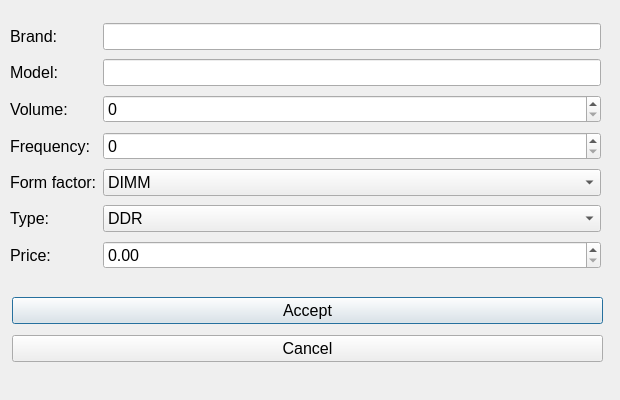
<?xml version="1.0" encoding="UTF-8"?>
<ui version="4.0">
 <class>EditNoteWindow</class>
 <widget class="QDialog" name="EditNoteWindow">
  <property name="geometry">
   <rect>
    <x>0</x>
    <y>0</y>
    <width>620</width>
    <height>400</height>
   </rect>
  </property>
  <property name="maximumSize">
   <size>
    <width>620</width>
    <height>400</height>
   </size>
  </property>
  <property name="windowTitle">
   <string>Edit</string>
  </property>
  <widget class="QWidget" name="layoutWidget">
   <property name="geometry">
    <rect>
     <x>10</x>
     <y>20</y>
     <width>591</width>
     <height>254</height>
    </rect>
   </property>
   <layout class="QGridLayout" name="gridLayout">
    <item row="0" column="0">
     <widget class="QLabel" name="label_6">
      <property name="sizePolicy">
       <sizepolicy hsizetype="Maximum" vsizetype="Preferred">
        <horstretch>0</horstretch>
        <verstretch>0</verstretch>
       </sizepolicy>
      </property>
      <property name="font">
       <font>
        <pointsize>12</pointsize>
       </font>
      </property>
      <property name="text">
       <string>Brand:</string>
      </property>
     </widget>
    </item>
    <item row="0" column="1">
     <widget class="QLineEdit" name="BrandLine">
      <property name="font">
       <font>
        <pointsize>12</pointsize>
       </font>
      </property>
     </widget>
    </item>
    <item row="1" column="0">
     <widget class="QLabel" name="label_5">
      <property name="sizePolicy">
       <sizepolicy hsizetype="Maximum" vsizetype="Preferred">
        <horstretch>0</horstretch>
        <verstretch>0</verstretch>
       </sizepolicy>
      </property>
      <property name="font">
       <font>
        <pointsize>12</pointsize>
       </font>
      </property>
      <property name="text">
       <string>Model:</string>
      </property>
     </widget>
    </item>
    <item row="1" column="1">
     <widget class="QLineEdit" name="ModelLine">
      <property name="font">
       <font>
        <pointsize>12</pointsize>
       </font>
      </property>
     </widget>
    </item>
    <item row="2" column="0">
     <widget class="QLabel" name="label_4">
      <property name="sizePolicy">
       <sizepolicy hsizetype="Maximum" vsizetype="Preferred">
        <horstretch>0</horstretch>
        <verstretch>0</verstretch>
       </sizepolicy>
      </property>
      <property name="font">
       <font>
        <pointsize>12</pointsize>
       </font>
      </property>
      <property name="text">
       <string>Volume:</string>
      </property>
     </widget>
    </item>
    <item row="2" column="1">
     <widget class="QSpinBox" name="VolumeBox">
      <property name="font">
       <font>
        <pointsize>12</pointsize>
       </font>
      </property>
      <property name="maximum">
       <number>999999999</number>
      </property>
     </widget>
    </item>
    <item row="3" column="0">
     <widget class="QLabel" name="label_7">
      <property name="sizePolicy">
       <sizepolicy hsizetype="Maximum" vsizetype="Preferred">
        <horstretch>0</horstretch>
        <verstretch>0</verstretch>
       </sizepolicy>
      </property>
      <property name="font">
       <font>
        <pointsize>12</pointsize>
       </font>
      </property>
      <property name="text">
       <string>Frequency:</string>
      </property>
     </widget>
    </item>
    <item row="3" column="1">
     <widget class="QDoubleSpinBox" name="FrequencyBox">
      <property name="font">
       <font>
        <pointsize>12</pointsize>
       </font>
      </property>
      <property name="decimals">
       <number>0</number>
      </property>
      <property name="maximum">
       <double>999999.000000000000000</double>
      </property>
     </widget>
    </item>
    <item row="4" column="0">
     <widget class="QLabel" name="label_3">
      <property name="sizePolicy">
       <sizepolicy hsizetype="Maximum" vsizetype="Preferred">
        <horstretch>0</horstretch>
        <verstretch>0</verstretch>
       </sizepolicy>
      </property>
      <property name="font">
       <font>
        <pointsize>12</pointsize>
       </font>
      </property>
      <property name="text">
       <string>Form factor:</string>
      </property>
     </widget>
    </item>
    <item row="4" column="1">
     <widget class="QComboBox" name="FormFactorBox">
      <property name="font">
       <font>
        <pointsize>12</pointsize>
       </font>
      </property>
      <item>
       <property name="text">
        <string>DIMM</string>
       </property>
      </item>
      <item>
       <property name="text">
        <string>SO_DIMM</string>
       </property>
      </item>
      <item>
       <property name="text">
        <string>RDIMM</string>
       </property>
      </item>
     </widget>
    </item>
    <item row="5" column="0">
     <widget class="QLabel" name="label">
      <property name="sizePolicy">
       <sizepolicy hsizetype="Maximum" vsizetype="Preferred">
        <horstretch>0</horstretch>
        <verstretch>0</verstretch>
       </sizepolicy>
      </property>
      <property name="font">
       <font>
        <pointsize>12</pointsize>
       </font>
      </property>
      <property name="text">
       <string>Type:</string>
      </property>
     </widget>
    </item>
    <item row="5" column="1">
     <widget class="QComboBox" name="TypeBox">
      <property name="font">
       <font>
        <pointsize>12</pointsize>
       </font>
      </property>
      <item>
       <property name="text">
        <string>DDR</string>
       </property>
      </item>
      <item>
       <property name="text">
        <string>DDR2</string>
       </property>
      </item>
      <item>
       <property name="text">
        <string>DDR3</string>
       </property>
      </item>
      <item>
       <property name="text">
        <string>DDR4</string>
       </property>
      </item>
     </widget>
    </item>
    <item row="6" column="0">
     <widget class="QLabel" name="label_2">
      <property name="sizePolicy">
       <sizepolicy hsizetype="Maximum" vsizetype="Preferred">
        <horstretch>0</horstretch>
        <verstretch>0</verstretch>
       </sizepolicy>
      </property>
      <property name="font">
       <font>
        <pointsize>12</pointsize>
       </font>
      </property>
      <property name="text">
       <string>Price:</string>
      </property>
     </widget>
    </item>
    <item row="6" column="1">
     <widget class="QDoubleSpinBox" name="PriceBox">
      <property name="font">
       <font>
        <pointsize>12</pointsize>
       </font>
      </property>
      <property name="maximum">
       <double>99999.990000000005239</double>
      </property>
     </widget>
    </item>
   </layout>
  </widget>
  <widget class="QWidget" name="layoutWidget">
   <property name="geometry">
    <rect>
     <x>12</x>
     <y>292</y>
     <width>591</width>
     <height>75</height>
    </rect>
   </property>
   <layout class="QGridLayout" name="gridLayout_2">
    <item row="0" column="0">
     <widget class="QPushButton" name="AcceptButton">
      <property name="font">
       <font>
        <pointsize>12</pointsize>
        <weight>50</weight>
        <bold>false</bold>
       </font>
      </property>
      <property name="text">
       <string>Accept</string>
      </property>
     </widget>
    </item>
    <item row="1" column="0">
     <widget class="QPushButton" name="CancelButton">
      <property name="font">
       <font>
        <pointsize>12</pointsize>
       </font>
      </property>
      <property name="text">
       <string>Cancel</string>
      </property>
     </widget>
    </item>
   </layout>
  </widget>
 </widget>
 <resources/>
 <connections>
  <connection>
   <sender>CancelButton</sender>
   <signal>clicked()</signal>
   <receiver>EditNoteWindow</receiver>
   <slot>close()</slot>
   <hints>
    <hint type="sourcelabel">
     <x>572</x>
     <y>335</y>
    </hint>
    <hint type="destinationlabel">
     <x>224</x>
     <y>296</y>
    </hint>
   </hints>
  </connection>
 </connections>
</ui>
